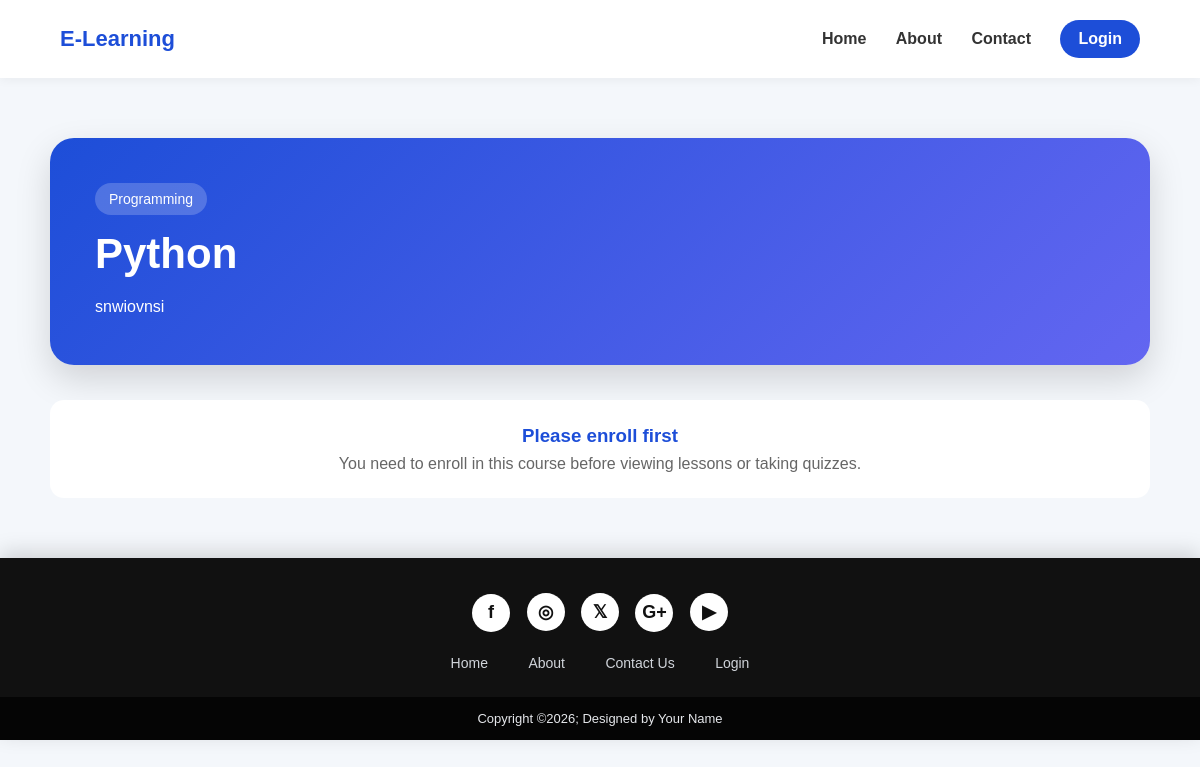
/course/2, run on the app's committed database.
### app.py (models this page shows)
class Course(db.Model):
    id = db.Column(db.Integer, primary_key=True)
    title = db.Column(db.String(150), nullable=False)
    description = db.Column(db.Text, nullable=False)
    category = db.Column(db.String(100), nullable=False)

### app.py (the view)
@app.route("/course/<int:course_id>")
def course_detail(course_id):
    course = Course.query.get_or_404(course_id)
    lessons = Lesson.query.filter_by(course_id=course.id).all()
    quizzes = Quiz.query.filter_by(course_id=course.id).all()
    is_enrolled = False
    completed_lessons = []
    total_lessons = len(lessons)
    completed_count = 0
    progress_percent = 0
    if login_required() and session.get("role") == "student":
        enrollment = Enrollment.query.filter_by(
            user_id=session["user_id"],
            course_id=course.id
        ).first()
        if enrollment:
            is_enrolled = True
        completed = LessonProgress.query.filter_by(
            user_id=session["user_id"],
            course_id=course.id
        ).all()
        completed_lessons = [item.lesson_id for item in completed]
        completed_count = len(completed_lessons)
        if total_lessons > 0:
            progress_percent = int((completed_count / total_lessons) * 100)
    return render_template(
        "course_detail.html",
        course=course,
        lessons=lessons,
        quizzes=quizzes,
        is_enrolled=is_enrolled,
        completed_lessons=completed_lessons,
        progress_percent=progress_percent,
        completed_count=completed_count,
        total_lessons=total_lessons
    )

### app.py (called while the page is built)
def login_required():
    return "user_id" in session

### templates/course_detail.html (shortened to what this page needs)
{% extends "base.html" %}
{% block content %}
<section class="course-detail-page">
    <div class="course-hero">
        <span class="course-category">{{ course.category }}</span>
        <h1>{{ course.title }}</h1>
        <p>{{ course.description }}</p>
    </div>
    {% if session.get("role") == "admin" or is_enrolled %}
        <div class="course-layout">
            <div class="lessons-box">
                <h2>Video Lessons & PDF Materials</h2>
                {% for lesson in lessons %}
                    <div class="lesson-card">
                        <h3>{{ loop.index }}. {{ lesson.title }}</h3>
                        {% if lesson.video_url %}
                            <iframe
                                class="lesson-video"
                                id="video-{{ lesson.id }}"
                                data-lesson-id="{{ lesson.id }}"
                                src="{{ lesson.video_url }}?enablejsapi=1"
                                frameborder="0"
                                allowfullscreen>
                            </iframe>
                            {% if session.get("role") == "student" and lesson.id not in completed_lessons %}
                                <form id="complete-form-{{ lesson.id }}" method="POST" action="{{ url_for('complete_lesson', lesson_id=lesson.id) }}" style="display: none;"></form>
                            {% endif %}
                        {% endif %}
                        {% if lesson.pdf_file %}
                            <a class="btn-secondary" href="{{ url_for('static', filename='uploads/' + lesson.pdf_file) }}" target="_blank">
                                View PDF
                            </a>
                        {% endif %}
                        {% if session.get("role") == "student" %}
                            {% if lesson.id in completed_lessons %}
                                <p class="completed-label">✅ Completed</p>
                            {% else %}
                                <form method="POST" action="{{ url_for('complete_lesson', lesson_id=lesson.id) }}">
                                    <button type="submit" class="complete-btn">Mark as Completed</button>
                                </form>
                            {% endif %}
                        {% endif %}
                    </div>
                {% else %}
                    <div class="empty-box">
                        <h3>No lessons yet</h3>
                        <p>Admin can add video lessons or PDF files for this course.</p>
                    </div>
                {% endfor %}
            </div>
            <div class="quiz-box">
                <h2>Quiz</h2>
                {% if quizzes %}
                    <p>{{ quizzes|length }} quiz question(s) available.</p>
                    <a class="btn-secondary" href="{{ url_for('take_quiz', course_id=course.id) }}">
                        Start Quiz
                    </a>
                {% else %}
                    <div class="empty-box">
                        <h3>No quiz questions yet</h3>
                        <p>Admin can add quiz questions for this course.</p>
                    </div>
                {% endif %}
            </div>
        </div>
    {% else %}
        <div class="empty-box">
            <h3>Please enroll first</h3>
            <p>You need to enroll in this course before viewing lessons or taking quizzes.</p>
        </div>
    {% endif %}
</section>
{% endblock %}

### static/css/style.css (style rules this page uses)
* { margin: 0; padding: 0; box-sizing: border-box; }
html { scroll-behavior: smooth; }
body { font-family: Arial, sans-serif; background: #f4f7fb; color: #222; }
.course-detail-page { max-width: 1150px; margin: 60px auto; padding: 0 25px; }
.course-hero { background: linear-gradient(135deg, #1d4ed8, #6366f1); color: white; padding: 45px; border-radius: 24px; margin-bottom: 35px; box-shadow: 0 14px 35px rgba(0,0,0,0.15); }
.course-category { display: inline-block; background: rgba(255,255,255,0.2); padding: 8px 14px; border-radius: 30px; margin-bottom: 15px; font-size: 14px; }
.course-hero h1 { font-size: 42px; margin-bottom: 15px; }
.course-hero p { max-width: 850px; line-height: 1.7; }
.empty-box { background: #f4f7fb; padding: 25px; border-radius: 16px; text-align: center; }
.empty-box h3 { color: #1d4ed8; margin-bottom: 8px; }
.empty-box { background: white; padding: 25px; border-radius: 14px; text-align: center; color: #666; }

### data on the page
Course: category "Programming", title "Python", description "snwiovnsi"
